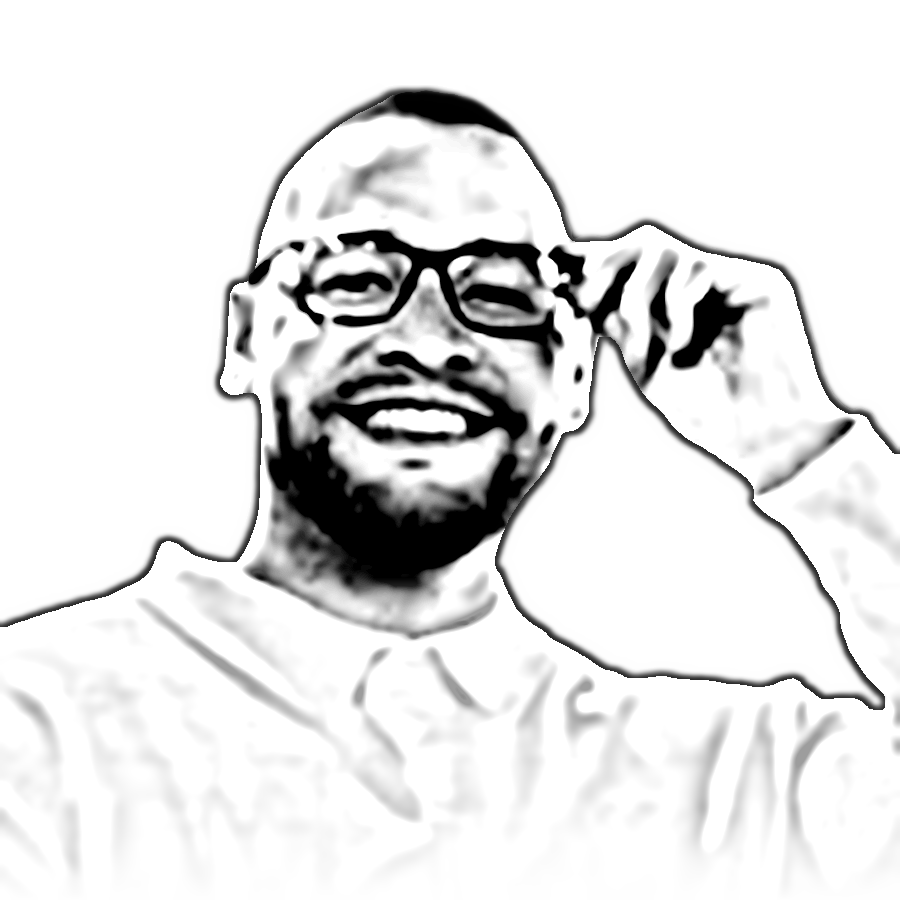
#> input picture scripts/source-prepped.png, 900 x 900 px
$ python make_ascii_svg.py
#> lines starting #> are read from the running program, lines starting #| are printed output that depends on the picture
"""
Convert a portrait photo into a CLEAN, monochrome ASCII-art SVG (Andrew6rant
style: one light-gray color, subject isolated on a dark background) that "types"
itself in like a terminal, then holds.

Monochrome is deliberate -- per-character rainbow color is what makes ASCII
portraits look noisy. One fill color + a good density ramp + high contrast (so a
busy background washes out to blank) reads as neat and legible.

GitHub renders SVGs embedded via <img> and runs their SMIL animations there (JS
does not run). Each row is revealed with a left-to-right clip wipe plus a small
block cursor riding the wipe edge, staggered top -> bottom, so the whole
portrait prints once and freezes.

The canvas is 840 x 880 (same as assets/stats.svg) so both panels line up
side by side in the README.

Usage (run locally after prep_photo.py):
    python scripts/prep_photo.py path/to/photo.png   # -> scripts/source-prepped.png
    python scripts/make_ascii_svg.py [input.png] [output.svg]
    # default output: assets/ascii-portrait.svg
    # env: COLS=180 (detail), STATIC=1 (no animation, for previews)

Then uncomment the PORTRAIT <td> in README.md.

Adapted from AVIVASHISHTA29/AVIVASHISHTA29 (scripts/make_ascii_svg.py).
"""
from PIL import Image, ImageEnhance, ImageOps, ImageFilter
import html
import os
import sys

HERE = os.path.dirname(os.path.abspath(__file__))
# defaults to the prepped grayscale image (see prep_photo.py), which already has
# the background removed + local contrast applied.
SRC = sys.argv[1] if len(sys.argv) > 1 else os.path.join(HERE, "source-prepped.png")
OUT = sys.argv[2] if len(sys.argv) > 2 else os.path.join(HERE, "..", "assets", "ascii-portrait.svg")

# more columns = more detail (eyes need ~6+ chars across to read). the art
# stays ART_W px wide either way; cells shrink, keeping a ~1:1.875 char aspect.
COLS = int(os.environ.get("COLS", 180))
ART_W_TARGET = 800
CELL_W = ART_W_TARGET / COLS
CELL_H = CELL_W * 15 / 8
ROWS = round(COLS * 8 / 15)
RAMP = " .`:-=+*cs#%@"  # bright(sparse) -> dark(dense); leading space clears bg

# the prepped image already has bg removed + CLAHE local contrast, so only
# light global tuning is needed here.
CONTRAST = 1.05
BRIGHTNESS = 1.0
GAMMA = 1.18          # >1 brightens mids -> face lands in sparser chars
SHARPEN = False
WHITE_FLOOR = 0.80    # luminance above this is forced to blank (space)

PAD = 20
TITLEBAR_H = 30
STATUS_H = 30
ART_W = COLS * CELL_W
ART_H = ROWS * CELL_H
CANVAS_W = ART_W + PAD * 2
CANVAS_H = TITLEBAR_H + ART_H + STATUS_H + PAD

BG = "#0d1117"
BG2 = "#111722"
FRAME = "#30363d"
TITLE_TEXT = "#7d8590"
INK = "#c9d1d9"      # the single ascii color (matches Andrew6rant)
CURSOR = "#c9d1d9"

# ---- reveal timing (one-shot; a cursor rasters top -> bottom) -------------
ROW_DUR = 5.8 / ROWS  # whole portrait prints in ~6s at any resolution
STAGGER = ROW_DUR       # == ROW_DUR -> a single cursor sweeping down

# ---- 1. sample the image into a COLS x ROWS grayscale grid ----------------
im = Image.open(SRC).convert("L")               # grayscale
#> im is the input picture: PIL image 900x900 L; min 0, max 255, mean 228.3
if SHARPEN:
    im = im.filter(ImageFilter.UnsharpMask(radius=2, percent=140, threshold=2))
im = ImageEnhance.Brightness(im).enhance(BRIGHTNESS)
im = ImageEnhance.Contrast(im).enhance(CONTRAST)
im = im.resize((COLS, ROWS), Image.LANCZOS)
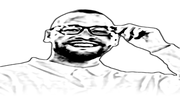
#> im: PIL image 180x96 L; min 0, max 255, mean 227.3
px = im.load()

STATIC = bool(os.environ.get("STATIC"))  # emit frozen state for previews

rows_txt = []
for y in range(ROWS):
    chars = []
    for x in range(COLS):
        lum = px[x, y] / 255.0
        lum = pow(lum, GAMMA)
        if lum >= WHITE_FLOOR:
            chars.append(" ")
            continue
        idx = int((1.0 - lum) * (len(RAMP) - 1) + 0.5)
        idx = max(0, min(len(RAMP) - 1, idx))
        chars.append(RAMP[idx])
    rows_txt.append("".join(chars))
#> after the loop, rows_txt = 96 items

art_top = TITLEBAR_H + PAD * 0.35

# ---- 2. assemble SVG ------------------------------------------------------
parts = []
parts.append(
    f'<svg xmlns="http://www.w3.org/2000/svg" width="{CANVAS_W}" height="{CANVAS_H}" '
    f'viewBox="0 0 {CANVAS_W} {CANVAS_H}" font-family="ui-monospace, SFMono-Regular, '
    f'Menlo, Consolas, monospace">'
)
parts.append('<defs>'
             f'<linearGradient id="bg" x1="0" y1="0" x2="0" y2="1">'
             f'<stop offset="0" stop-color="{BG2}"/><stop offset="1" stop-color="{BG}"/>'
             f'</linearGradient></defs>')

parts.append(f'<rect width="{CANVAS_W}" height="{CANVAS_H}" rx="12" fill="url(#bg)"/>')
parts.append(f'<rect x="0.5" y="0.5" width="{CANVAS_W-1}" height="{CANVAS_H-1}" rx="12" '
             f'fill="none" stroke="{FRAME}" stroke-width="1"/>')

parts.append(f'<line x1="0" y1="{TITLEBAR_H}" x2="{CANVAS_W}" y2="{TITLEBAR_H}" stroke="{FRAME}"/>')
for i, dotcol in enumerate(["#ff5f56", "#ffbd2e", "#27c93f"]):
    parts.append(f'<circle cx="{PAD + i*16}" cy="{TITLEBAR_H/2}" r="5" fill="{dotcol}"/>')
parts.append(f'<text x="{CANVAS_W/2}" y="{TITLEBAR_H/2 + 4}" fill="{TITLE_TEXT}" font-size="12" '
             f'text-anchor="middle">michael@github: ~$ ./portrait.sh</text>')

# one <text> per row (single color -> no per-char markup, tiny file).
# The art sits in a group with opacity 0.999: browsers (Chrome/Edge on Windows)
# otherwise render these tiny glyphs with subpixel (ClearType) antialiasing,
# which shows up as blue/orange/yellow colour fringes. A non-opaque group
# forces grayscale antialiasing, so the glyphs stay one neutral grey.
font_size = CELL_H * 0.86
parts.append('<g opacity="0.999">')
for ry, line in enumerate(rows_txt):
    y = art_top + ry * CELL_H + CELL_H * 0.74
    row_y = art_top + ry * CELL_H
    delay = ry * STAGGER
    safe = html.escape(line)
    text = (f'<text xml:space="preserve" x="{PAD}" y="{y:.1f}" fill="{INK}" '
            f'font-size="{font_size:.1f}" textLength="{ART_W}" lengthAdjust="spacing">{safe}</text>')

    if STATIC:
        parts.append(text)
        continue

    parts.append(
        f'<clipPath id="r{ry}"><rect x="{PAD}" y="{row_y:.1f}" height="{CELL_H}" width="0">'
        f'<animate attributeName="width" from="0" to="{ART_W}" begin="{delay:.3f}s" '
        f'dur="{ROW_DUR:.2f}s" fill="freeze"/></rect></clipPath>'
    )
    parts.append(f'<g clip-path="url(#r{ry})">{text}</g>')
    parts.append(
        f'<rect y="{row_y+1:.1f}" width="{CELL_W}" height="{CELL_H-2}" fill="{CURSOR}" opacity="0">'
        f'<animate attributeName="x" from="{PAD}" to="{PAD+ART_W}" begin="{delay:.3f}s" '
        f'dur="{ROW_DUR:.2f}s" fill="freeze"/>'
        f'<set attributeName="opacity" to="0.85" begin="{delay:.3f}s"/>'
        f'<set attributeName="opacity" to="0" begin="{delay+ROW_DUR:.3f}s"/></rect>'
    )
#> this loop made 96 passes
#> (y, row_y, delay) on passes 1 to 12: (43.17, 37, 0), (51.5, 45.33, 0.0604), (59.83, 53.67, 0.121), (68.17, 62, 0.181), (76.5, 70.33, 0.242), (84.83, 78.67, 0.302), (93.17, 87, 0.362), (101.5, 95.33, 0.423), (109.8, 103.7, 0.483), (118.2, 112, 0.544), (126.5, 120.3, 0.604), (134.8, 128.7, 0.665)
#> after the loop, parts = 298 items

parts.append('</g>')

# status bar with a steady blinking cursor
status_line_y = TITLEBAR_H + ART_H + PAD * 0.35
status_y = status_line_y + 19
parts.append(f'<line x1="0" y1="{status_line_y:.1f}" x2="{CANVAS_W}" y2="{status_line_y:.1f}" stroke="{FRAME}"/>')
parts.append(f'<text x="{PAD}" y="{status_y:.1f}" fill="{TITLE_TEXT}" font-size="13">'
             f'michael@github:~$ whoami <tspan fill="{INK}">Michael Arismendi</tspan></text>')
status_chars = len("michael@github:~$ whoami Michael Arismendi ")   # cursor sits after the name
parts.append(f'<rect x="{PAD + status_chars * 13 * 0.6:.1f}" y="{status_y-12:.1f}" width="8" height="14" fill="{INK}">'
             f'<animate attributeName="opacity" values="1;1;0;0" keyTimes="0;0.5;0.51;1" '
             f'dur="1s" repeatCount="indefinite"/></rect>')

parts.append("</svg>")
svg = "".join(parts)
os.makedirs(os.path.dirname(os.path.abspath(OUT)), exist_ok=True)
with open(OUT, "w", encoding="utf-8") as f:
    f.write(svg)
print("wrote", OUT, len(svg), "bytes;", CANVAS_W, "x", CANVAS_H)
#| wrote scripts/../assets/ascii-portrait.svg 80178 bytes; 840.0 x 880.0
